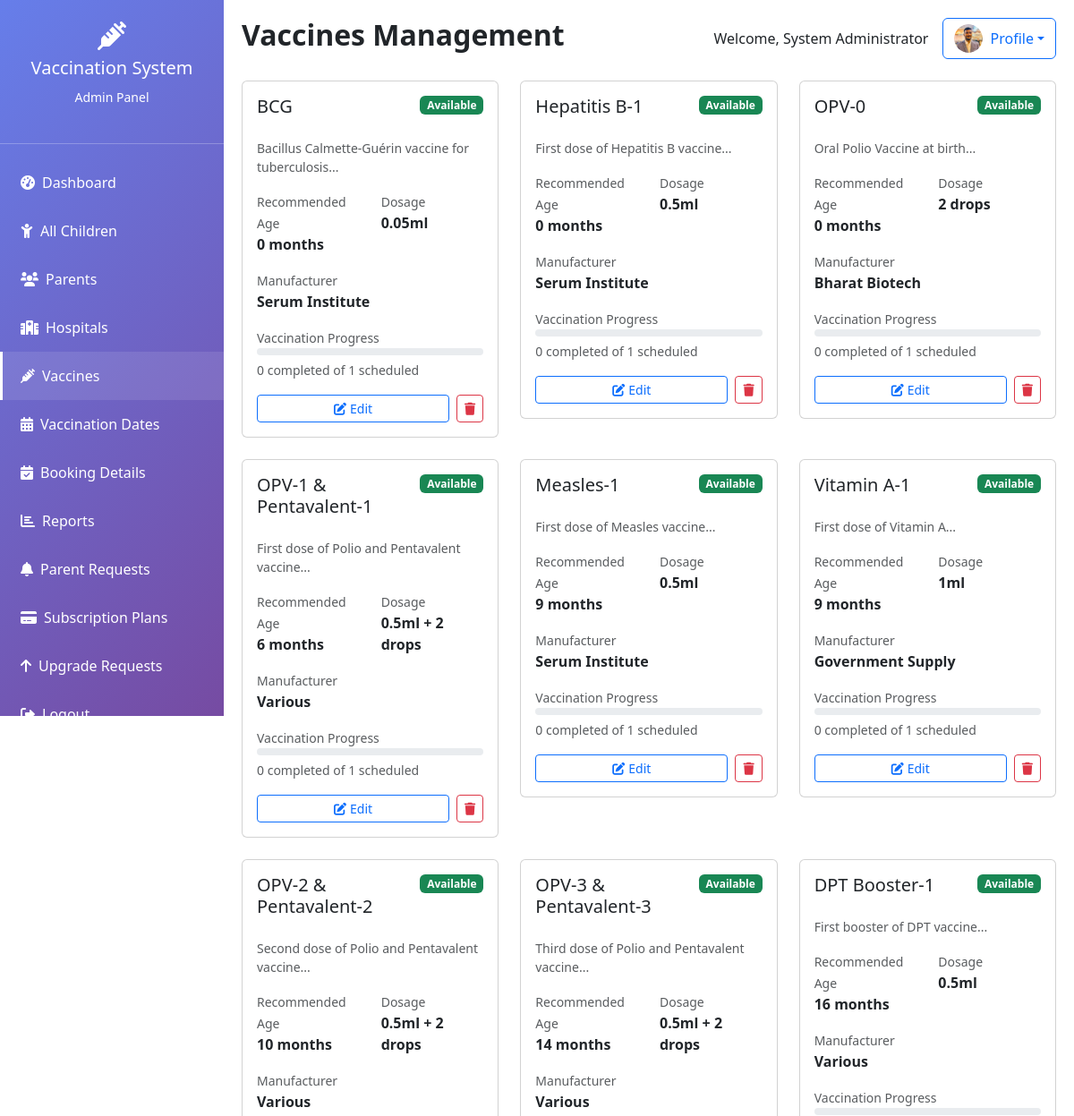
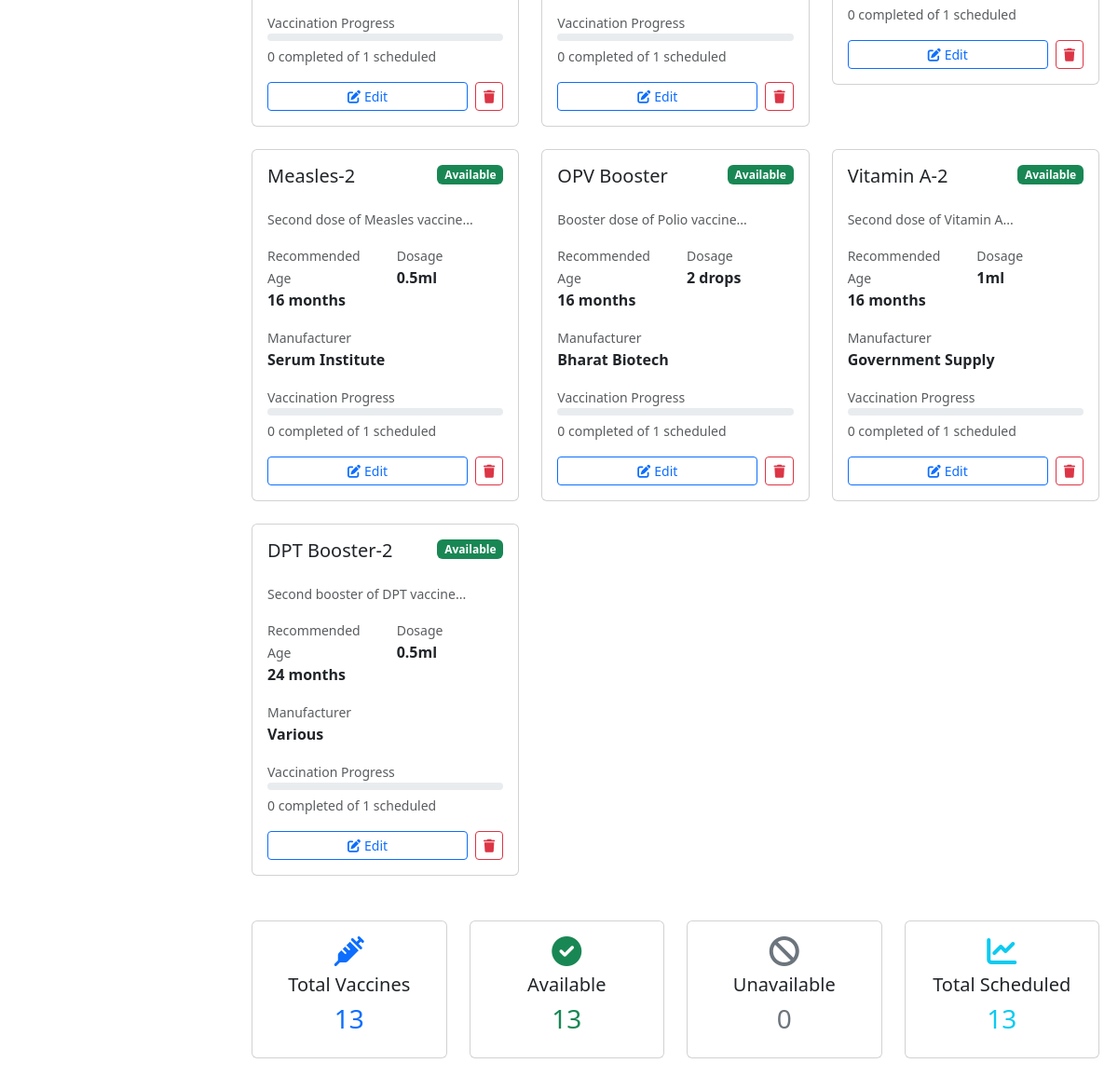
/admin/vaccines.php (signed in), run on the app's committed database (2 pictures, top to bottom).
### tables this page shows
CREATE TABLE `users` (
  `id` int(11) NOT NULL AUTO_INCREMENT,
  `username` varchar(50) NOT NULL,
  `password` varchar(255) NOT NULL,
  `email` varchar(100) NOT NULL,
  `user_type` enum('admin','parent','hospital') NOT NULL,
  `full_name` varchar(100) NOT NULL,
  `phone` varchar(15) DEFAULT NULL,
  `address` text DEFAULT NULL,
  `profile_picture` varchar(255) DEFAULT NULL,
  `created_at` timestamp NOT NULL DEFAULT current_timestamp(),
  `status` enum('active','inactive') DEFAULT 'active',
  PRIMARY KEY (`id`),
  UNIQUE KEY `username` (`username`),
  UNIQUE KEY `email` (`email`)
);

CREATE TABLE `vaccines` (
  `id` int(11) NOT NULL AUTO_INCREMENT,
  `name` varchar(100) NOT NULL,
  `description` text DEFAULT NULL,
  `recommended_age_months` int(11) NOT NULL,
  `dosage` varchar(50) DEFAULT NULL,
  `manufacturer` varchar(100) DEFAULT NULL,
  `status` enum('available','unavailable') DEFAULT 'available',
  `created_at` timestamp NOT NULL DEFAULT current_timestamp(),
  PRIMARY KEY (`id`)
);

### admin/vaccines.php (the view, shortened to what this page needs)
<?php
$database = new Database();
$db = $database->getConnection();
$page_heading = "Vaccines Management";
$query = "SELECT * FROM vaccines ORDER BY recommended_age_months, name";
$stmt = $db->prepare($query);
$stmt->execute();
$vaccines = $stmt->fetchAll(PDO::FETCH_ASSOC);
$query = "SELECT v.id, v.name,
                 COUNT(vs.id) as total_scheduled,
                 SUM(CASE WHEN vs.status = 'completed' THEN 1 ELSE 0 END) as completed,
                 SUM(CASE WHEN vs.status = 'pending' THEN 1 ELSE 0 END) as pending
          FROM vaccines v
          LEFT JOIN vaccination_schedule vs ON v.id = vs.vaccine_id
          GROUP BY v.id
          ORDER BY total_scheduled DESC";
$stmt = $db->prepare($query);
$stmt->execute();
$vaccine_usage = $stmt->fetchAll(PDO::FETCH_ASSOC);
$usage_map = [];
foreach ($vaccine_usage as $usage) {
    $usage_map[$usage['id']] = $usage;
}
?>
        <?php if (count($vaccines) > 0): ?>
            <div class="row g-4">
                <?php foreach ($vaccines as $vaccine):
                    $usage = $usage_map[$vaccine['id']] ?? ['total_scheduled' => 0, 'completed' => 0, 'pending' => 0];
                ?>
                    <div class="col-md-6 col-lg-4">
                        <div class="card vaccine-card">
                            <div class="card-body">
                                <div class="d-flex justify-content-between align-items-start mb-3">
                                    <h5 class="card-title"><?php echo htmlspecialchars($vaccine['name']); ?></h5>
                                    <span class="badge bg-<?php echo $vaccine['status'] === 'available' ? 'success' : 'secondary'; ?>">
                                        <?php echo ucfirst($vaccine['status']); ?>
                                    </span>
                                </div>
                                <p class="card-text text-muted small">
                                    <?php echo htmlspecialchars(substr($vaccine['description'], 0, 100)); ?>...
                                </p>
                                <div class="row mb-3">
                                    <div class="col-6">
                                        <small class="text-muted">Recommended Age</small>
                                        <br>
                                        <strong><?php echo $vaccine['recommended_age_months']; ?> months</strong>
                                    </div>
                                    <div class="col-6">
                                        <small class="text-muted">Dosage</small>
                                        <br>
                                        <strong><?php echo htmlspecialchars($vaccine['dosage']); ?></strong>
                                    </div>
                                </div>
                                <?php if ($vaccine['manufacturer']): ?>
                                    <div class="mb-3">
                                        <small class="text-muted">Manufacturer</small>
                                        <br>
                                        <strong><?php echo htmlspecialchars($vaccine['manufacturer']); ?></strong>
                                    </div>
                                <?php endif; ?>
                                <div class="mb-3">
                                    <small class="text-muted">Vaccination Progress</small>
                                    <div class="progress mb-1" style="height: 8px;">
                                    </div>
                                    <small class="text-muted">
                                        <?php echo $usage['completed']; ?> completed of <?php echo $usage['total_scheduled']; ?> scheduled
                                    </small>
                                </div>
                                <div class="d-flex gap-2">
                                    <button class="btn btn-sm btn-outline-primary flex-fill"
                                            onclick="editVaccine(<?php echo $vaccine['id']; ?>)">
                                        <i class="fas fa-edit me-1"></i>Edit
                                    </button>
                                    <button class="btn btn-sm btn-outline-danger"
                                            data-bs-toggle="modal"
                                            data-bs-target="#deleteModal"
                                            data-vaccine-id="<?php echo $vaccine['id']; ?>"
                                            data-vaccine-name="<?php echo htmlspecialchars($vaccine['name']); ?>">
                                        <i class="fas fa-trash"></i>
                                    </button>
                                </div>
                            </div>
                        </div>
                    </div>
                <?php endforeach; ?>
            </div>
        <?php endif; ?>
        <div class="row mt-5">
            <div class="col-md-3">
                <div class="card text-center">
                    <div class="card-body">
                        <i class="fas fa-syringe fa-2x text-primary mb-2"></i>
                        <h5>Total Vaccines</h5>
                        <h3 class="text-primary"><?php echo count($vaccines); ?></h3>
                    </div>
                </div>
            </div>
            <div class="col-md-3">
                <div class="card text-center">
                    <div class="card-body">
                        <i class="fas fa-check-circle fa-2x text-success mb-2"></i>
                        <h5>Available</h5>
                        <h3 class="text-success">
                            <?php echo count(array_filter($vaccines, fn($v) => $v['status'] === 'available')); ?>
                        </h3>
                    </div>
                </div>
            </div>
            <div class="col-md-3">
                <div class="card text-center">
                    <div class="card-body">
                        <i class="fas fa-ban fa-2x text-secondary mb-2"></i>
                        <h5>Unavailable</h5>
                        <h3 class="text-secondary">
                            <?php echo count(array_filter($vaccines, fn($v) => $v['status'] === 'unavailable')); ?>
                        </h3>
                    </div>
                </div>
            </div>
            <div class="col-md-3">
                <div class="card text-center">
                    <div class="card-body">
                        <i class="fas fa-chart-line fa-2x text-info mb-2"></i>
                        <h5>Total Scheduled</h5>
                        <h3 class="text-info">
                            <?php echo array_sum(array_column($vaccine_usage, 'total_scheduled')); ?>
                        </h3>
                    </div>
                </div>
            </div>
        </div>
<?php
$content = ob_get_clean();
include 'includes/template.php';
?>

### admin/includes/template.php (shortened to what this page needs)
<?php
$database = new Database();
$db = $database->getConnection();
$profile_picture_query = "SELECT profile_picture FROM users WHERE id = :user_id";
$profile_stmt = $db->prepare($profile_picture_query);
$profile_stmt->bindParam(':user_id', $_SESSION['user_id']);
$profile_stmt->execute();
$user_profile = $profile_stmt->fetch(PDO::FETCH_ASSOC);
?>
<!DOCTYPE html>
<html lang="en">
<head>
    <link href="https://cdn.jsdelivr.net/npm/bootstrap@5.3.0/dist/css/bootstrap.min.css" rel="stylesheet">
    <link href="https://cdnjs.cloudflare.com/ajax/libs/font-awesome/6.0.0/css/all.min.css" rel="stylesheet">
</head>
<body>
    <?php include 'sidebar.php'; ?>
    <div class="main-content">
        <div class="d-flex justify-content-between align-items-center mb-4">
            <h2 class="fw-bold"><?php echo isset($page_heading) ? $page_heading : 'Admin Dashboard'; ?></h2>
            <div class="d-flex align-items-center">
                <span class="me-3">Welcome, <?php echo $_SESSION['full_name']; ?></span>
                <div class="dropdown">
                    <button class="btn btn-outline-primary dropdown-toggle d-flex align-items-center" type="button" data-bs-toggle="dropdown">
                        <?php if (!empty($user_profile['profile_picture'])): ?>
                            <img src="../uploads/profile_pictures/<?php echo htmlspecialchars($user_profile['profile_picture']); ?>"
                                 class="rounded-circle me-2"
                                 style="width: 32px; height: 32px; object-fit: cover;"
                                 alt="Profile">
                        <?php else: ?>
                            <i class="fas fa-user me-1"></i>
                        <?php endif; ?>
                        Profile
                    </button>
                </div>
            </div>
        </div>
        <div class="content-area">
            <?php
            if (isset($content)) {
                echo $content;
            }
            ?>
        </div>
    </div>
</body>
</html>

### admin/includes/sidebar.php
<div class="sidebar">
    <div class="text-center py-4">
        <i class="fas fa-syringe fa-2x mb-2"></i>
        <h5>Vaccination System</h5>
        <small>Admin Panel</small>
    </div>
    <hr>
    <nav class="nav flex-column">
        <a class="nav-link <?php echo basename($_SERVER['PHP_SELF']) == 'dashboard.php' ? 'active' : ''; ?>" href="dashboard.php">
            <i class="fas fa-tachometer-alt me-2"></i>Dashboard
        </a>
        <a class="nav-link <?php echo basename($_SERVER['PHP_SELF']) == 'children.php' ? 'active' : ''; ?>" href="children.php">
            <i class="fas fa-child me-2"></i>All Children
        </a>
        <a class="nav-link <?php echo basename($_SERVER['PHP_SELF']) == 'parents.php' ? 'active' : ''; ?>" href="parents.php">
            <i class="fas fa-users me-2"></i>Parents
        </a>
        <a class="nav-link <?php echo basename($_SERVER['PHP_SELF']) == 'hospitals.php' ? 'active' : ''; ?>" href="hospitals.php">
            <i class="fas fa-hospital me-2"></i>Hospitals
        </a>
        <a class="nav-link <?php echo basename($_SERVER['PHP_SELF']) == 'vaccines.php' ? 'active' : ''; ?>" href="vaccines.php">
            <i class="fas fa-syringe me-2"></i>Vaccines
        </a>
        <a class="nav-link <?php echo basename($_SERVER['PHP_SELF']) == 'vaccination_dates.php' ? 'active' : ''; ?>" href="vaccination_dates.php">
            <i class="fas fa-calendar-alt me-2"></i>Vaccination Dates
        </a>
        <a class="nav-link <?php echo basename($_SERVER['PHP_SELF']) == 'bookings.php' ? 'active' : ''; ?>" href="bookings.php">
            <i class="fas fa-calendar-check me-2"></i>Booking Details
        </a>
        <a class="nav-link <?php echo basename($_SERVER['PHP_SELF']) == 'reports.php' ? 'active' : ''; ?>" href="reports.php">
            <i class="fas fa-chart-bar me-2"></i>Reports
        </a>
        <a class="nav-link <?php echo basename($_SERVER['PHP_SELF']) == 'requests.php' ? 'active' : ''; ?>" href="requests.php">
            <i class="fas fa-bell me-2"></i>Parent Requests
        </a>
        <a class="nav-link <?php echo basename($_SERVER['PHP_SELF']) == 'subscription_plans.php' ? 'active' : ''; ?>" href="subscription_plans.php">
            <i class="fas fa-credit-card me-2"></i>Subscription Plans
        </a>
        <a class="nav-link <?php echo basename($_SERVER['PHP_SELF']) == 'upgrade_requests.php' ? 'active' : ''; ?>" href="upgrade_requests.php">
            <i class="fas fa-arrow-up me-2"></i>Upgrade Requests
        </a>
        <a class="nav-link" href="../logout.php">
            <i class="fas fa-sign-out-alt me-2"></i>Logout
        </a>
    </nav>
</div>

### admin/includes/template.php (style rules this page uses)
.sidebar { background: linear-gradient(135deg, #667eea 0%, #764ba2 100%); color: white; height: 100vh; position: fixed; width: 250px; top: 0; left: 0; z-index: 1000; }
.sidebar .nav-link { color: white; padding: 15px 20px; border-left: 3px solid transparent; transition: all 0.3s ease; }
.sidebar .nav-link:hover, .sidebar .nav-link.active { background: rgba(255,255,255,0.1); border-left-color: white; }
.main-content { margin-left: 250px; padding: 20px; min-height: 100vh; }

### data on the page
users: profile_picture (picture)
vaccines: name "BCG", status "Available", description "Bacillus Calmette-Guérin vaccine for tuberculosis", recommended_age_months "0", dosage "0.05ml", manufacturer "Serum Institute", completed "0", id "1"
vaccines: name "Hepatitis B-1", status "Available", description "First dose of Hepatitis B vaccine", recommended_age_months "0", dosage "0.5ml", manufacturer "Serum Institute", completed "0", total_scheduled "1"
vaccines: name "OPV-0", status "Available", description "Oral Polio Vaccine at birth", recommended_age_months "0", dosage "2 drops", manufacturer "Bharat Biotech", completed "0", total_scheduled "1"
vaccines: name "OPV-1 & Pentavalent-1", status "Available", description "First dose of Polio and Pentavalent vaccine", recommended_age_months "6", dosage "0.5ml + 2 drops", manufacturer "Various", completed "0", total_scheduled "1"
vaccines: name "Measles-1", status "Available", description "First dose of Measles vaccine", recommended_age_months "9", dosage "0.5ml", manufacturer "Serum Institute", completed "0", total_scheduled "1"
vaccines: name "Vitamin A-1", status "Available", description "First dose of Vitamin A", recommended_age_months "9", dosage "1ml", manufacturer "Government Supply", completed "0", total_scheduled "1"
vaccines: name "OPV-2 & Pentavalent-2", status "Available", description "Second dose of Polio and Pentavalent vaccine", recommended_age_months "10", dosage "0.5ml + 2 drops", manufacturer "Various", completed "0", total_scheduled "1"
vaccines: name "OPV-3 & Pentavalent-3", status "Available", description "Third dose of Polio and Pentavalent vaccine", recommended_age_months "14", dosage "0.5ml + 2 drops", manufacturer "Various", completed "0", total_scheduled "1"
vaccines: name "DPT Booster-1", status "Available", description "First booster of DPT vaccine", recommended_age_months "16", dosage "0.5ml", manufacturer "Various", completed "0", total_scheduled "1"
vaccines: name "Measles-2", status "Available", description "Second dose of Measles vaccine", recommended_age_months "16", dosage "0.5ml", manufacturer "Serum Institute", completed "0", total_scheduled "1"
vaccines: name "OPV Booster", status "Available", description "Booster dose of Polio vaccine", recommended_age_months "16", dosage "2 drops", manufacturer "Bharat Biotech", completed "0", total_scheduled "1"
vaccines: name "Vitamin A-2", status "Available", description "Second dose of Vitamin A", recommended_age_months "16", dosage "1ml", manufacturer "Government Supply", completed "0", total_scheduled "1"
vaccines: name "DPT Booster-2", status "Available", description "Second booster of DPT vaccine", recommended_age_months "24", dosage "0.5ml", manufacturer "Various", completed "0", total_scheduled "1"

### other printed values
$page_heading "Vaccines Management"
$_SESSION['full_name'] "System Administrator"
count($vaccines) "13"
count(array_filter($vaccines, fn($v) => $v['status'] === 'available')) "13"
array_sum(array_column($vaccine_usage, 'total_scheduled')) "13"
